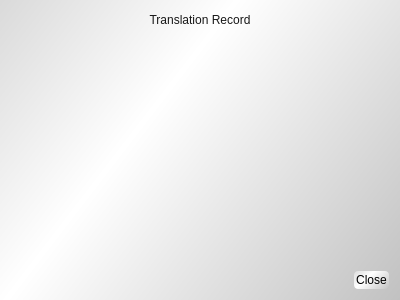
<?xml version="1.0" encoding="UTF-8"?>
<ui version="4.0">
 <class>Dialog</class>
 <widget class="QDialog" name="Dialog">
  <property name="geometry">
   <rect>
    <x>0</x>
    <y>0</y>
    <width>400</width>
    <height>300</height>
   </rect>
  </property>
  <property name="windowTitle">
   <string>Dialog</string>
  </property>
  <property name="styleSheet">
   <string notr="true">QWidget {
	background-color: rgba(0, 0, 0, 0);
    border-radius: 4px;
    padding: 2px;
	font: 10pt &quot;Lato&quot;;
}

QWidget#MainWindow, QWidget#Dialog{
     background-color: qlineargradient(spread:reflect, x1:0.262, y1:0.573773, x2:1, y2:1, stop:0 rgb(255, 255, 255), stop:1 rgb(193, 193, 193));
}

QLabel {
	background-color: qlineargradient(spread:reflect, x1:0.607246, y1:0.346, x2:0.623037, y2:1, stop:0 rgba(8, 120, 0, 0), stop:1 rgba(15, 76, 0, 0));
	font: 12pt &quot;Lato&quot;;
    color: rgb(24, 24, 24);
}

QMenuBar {
    border-radius: 1px;
	background-color: qlineargradient(spread:reflect, x1:0.607246, y1:0.346, x2:0.623037, y2:1, stop:0 rgba(8, 120, 0, 255), stop:1 rgba(15, 76, 0, 255));
    color: rgb(240, 240, 240);
}

QStatusBar {
    border-radius: 1px;
	background-color: qlineargradient(spread:reflect, x1:0.607246, y1:0.346, x2:0.623037, y2:1, stop:0 rgba(8, 120, 0, 255), stop:1 rgba(15, 76, 0, 255));
    color: rgb(240, 240, 240);
}

QFrame[frameShape=&quot;4&quot;], QFrame[frameShape=&quot;5&quot;]{
	background-color: rgba(8, 120, 0, 255);
}

QPushButton{
     background-color: qlineargradient(spread:reflect, x1:0.262, y1:0.573773, x2:1, y2:1, stop:0 rgba(255, 255, 255, 255), stop:1 rgba(193, 193, 193, 120));
}

QPushButton:hover{
     background-color: qlineargradient(spread:reflect, x1:0.262, y1:0.573773, x2:1, y2:1, stop:0 rgba(255, 255, 255, 255), stop:1 rgba(240, 243, 240, 120));
}

QPushButton:pressed{
     background-color: qlineargradient(spread:reflect, x2:0.262, y2:0.573773, x1:1, y1:1, stop:0 rgba(255, 255, 255, 255), stop:1 rgba(220, 223, 220, 120));
}

QDateEdit{
     background-color: qlineargradient(spread:reflect, x2:0.262, y2:0.573773, x1:1, y1:1, stop:0 rgba(255, 255, 255, 255), stop:1 rgba(220, 223, 220, 250));
}

QDateEdit:hover{
      background-color: qlineargradient(spread:reflect, x1:0.262, y1:0.573773, x2:1, y2:1, stop:0 rgba(255, 255, 255, 255), stop:1 rgba(220, 223, 220, 120));
}

QTableWidget{
    color: rgba(0, 0, 0, 0);
    background-color: rgba(0, 0, 0, 0);
    alternate-background-color: rgba(0,0,0,20);
}

QTableView{
    color: rgba(0, 0, 0, 0);
    background-color: rgba(0, 0, 0, 0);
    alternate-background-color: rgba(0,0,0,10);
}

QHeaderView::section{
    border-radius: 4px solid black;
	font: 10pt &quot;Lato&quot;;
    min-width: 180; 
    min-height: 32;
}

QHeaderView {
    border-radius: 4px solid black;
    min-height: 16;
}

QTableCornerButton::section  {
	background-color: rgba(0, 0, 0, 0);
}</string>
  </property>
  <layout class="QVBoxLayout" name="verticalLayout">
   <item>
    <widget class="QLabel" name="translationRecordLabel">
     <property name="text">
      <string>Translation Record</string>
     </property>
     <property name="alignment">
      <set>Qt::AlignCenter</set>
     </property>
    </widget>
   </item>
   <item>
    <widget class="Line" name="line">
     <property name="orientation">
      <enum>Qt::Horizontal</enum>
     </property>
    </widget>
   </item>
   <item>
    <widget class="QTableView" name="valuesTable"/>
   </item>
   <item>
    <widget class="QDialogButtonBox" name="buttonBox">
     <property name="orientation">
      <enum>Qt::Horizontal</enum>
     </property>
     <property name="standardButtons">
      <set>QDialogButtonBox::Close</set>
     </property>
    </widget>
   </item>
  </layout>
 </widget>
 <resources/>
 <connections>
  <connection>
   <sender>buttonBox</sender>
   <signal>accepted()</signal>
   <receiver>Dialog</receiver>
   <slot>accept()</slot>
   <hints>
    <hint type="sourcelabel">
     <x>248</x>
     <y>254</y>
    </hint>
    <hint type="destinationlabel">
     <x>157</x>
     <y>274</y>
    </hint>
   </hints>
  </connection>
  <connection>
   <sender>buttonBox</sender>
   <signal>rejected()</signal>
   <receiver>Dialog</receiver>
   <slot>reject()</slot>
   <hints>
    <hint type="sourcelabel">
     <x>316</x>
     <y>260</y>
    </hint>
    <hint type="destinationlabel">
     <x>286</x>
     <y>274</y>
    </hint>
   </hints>
  </connection>
 </connections>
</ui>
